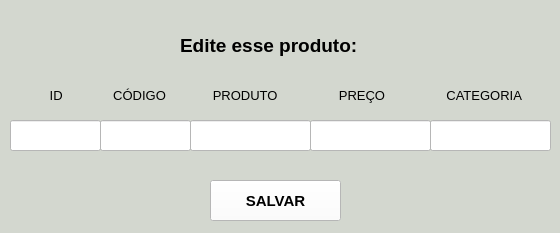
<?xml version="1.0" encoding="UTF-8"?>
<ui version="4.0">
 <class>MainWindow</class>
 <widget class="QMainWindow" name="MainWindow">
  <property name="geometry">
   <rect>
    <x>0</x>
    <y>0</y>
    <width>560</width>
    <height>233</height>
   </rect>
  </property>
  <property name="windowTitle">
   <string>MainWindow</string>
  </property>
  <property name="styleSheet">
   <string notr="true">background-color: rgb(211, 215, 207);</string>
  </property>
  <widget class="QWidget" name="centralwidget">
   <widget class="QLabel" name="label">
    <property name="geometry">
     <rect>
      <x>180</x>
      <y>30</y>
      <width>211</width>
      <height>31</height>
     </rect>
    </property>
    <property name="font">
     <font>
      <pointsize>14</pointsize>
      <weight>75</weight>
      <bold>true</bold>
     </font>
    </property>
    <property name="text">
     <string>Edite esse produto:</string>
    </property>
   </widget>
   <widget class="QLineEdit" name="lineEdit">
    <property name="geometry">
     <rect>
      <x>10</x>
      <y>120</y>
      <width>91</width>
      <height>31</height>
     </rect>
    </property>
    <property name="font">
     <font>
      <pointsize>10</pointsize>
     </font>
    </property>
    <property name="styleSheet">
     <string notr="true">background-color: rgb(170, 255, 255);
background-color: rgb(255, 255, 255);</string>
    </property>
   </widget>
   <widget class="QLineEdit" name="lineEdit_2">
    <property name="geometry">
     <rect>
      <x>100</x>
      <y>120</y>
      <width>91</width>
      <height>31</height>
     </rect>
    </property>
    <property name="font">
     <font>
      <pointsize>10</pointsize>
     </font>
    </property>
    <property name="styleSheet">
     <string notr="true">background-color: rgb(255, 255, 255);</string>
    </property>
   </widget>
   <widget class="QLineEdit" name="lineEdit_3">
    <property name="geometry">
     <rect>
      <x>190</x>
      <y>120</y>
      <width>121</width>
      <height>31</height>
     </rect>
    </property>
    <property name="font">
     <font>
      <pointsize>10</pointsize>
     </font>
    </property>
    <property name="styleSheet">
     <string notr="true">background-color: rgb(255, 255, 255);</string>
    </property>
   </widget>
   <widget class="QLineEdit" name="lineEdit_4">
    <property name="geometry">
     <rect>
      <x>310</x>
      <y>120</y>
      <width>121</width>
      <height>31</height>
     </rect>
    </property>
    <property name="font">
     <font>
      <pointsize>10</pointsize>
     </font>
    </property>
    <property name="styleSheet">
     <string notr="true">background-color: rgb(255, 255, 255);</string>
    </property>
   </widget>
   <widget class="QLineEdit" name="lineEdit_5">
    <property name="geometry">
     <rect>
      <x>430</x>
      <y>120</y>
      <width>121</width>
      <height>31</height>
     </rect>
    </property>
    <property name="font">
     <font>
      <pointsize>10</pointsize>
     </font>
    </property>
    <property name="styleSheet">
     <string notr="true">background-color: rgb(255, 255, 255);</string>
    </property>
   </widget>
   <widget class="QLabel" name="label_2">
    <property name="geometry">
     <rect>
      <x>10</x>
      <y>80</y>
      <width>531</width>
      <height>31</height>
     </rect>
    </property>
    <property name="font">
     <font>
      <pointsize>10</pointsize>
     </font>
    </property>
    <property name="text">
     <string>           ID              CÓDIGO             PRODUTO                 PREÇO                 CATEGORIA</string>
    </property>
   </widget>
   <widget class="QPushButton" name="pushButton">
    <property name="geometry">
     <rect>
      <x>210</x>
      <y>180</y>
      <width>131</width>
      <height>41</height>
     </rect>
    </property>
    <property name="font">
     <font>
      <pointsize>11</pointsize>
      <weight>75</weight>
      <bold>true</bold>
     </font>
    </property>
    <property name="styleSheet">
     <string notr="true">background-color: rgb(255, 255, 255);</string>
    </property>
    <property name="text">
     <string>SALVAR</string>
    </property>
   </widget>
  </widget>
 </widget>
 <resources/>
 <connections/>
</ui>
